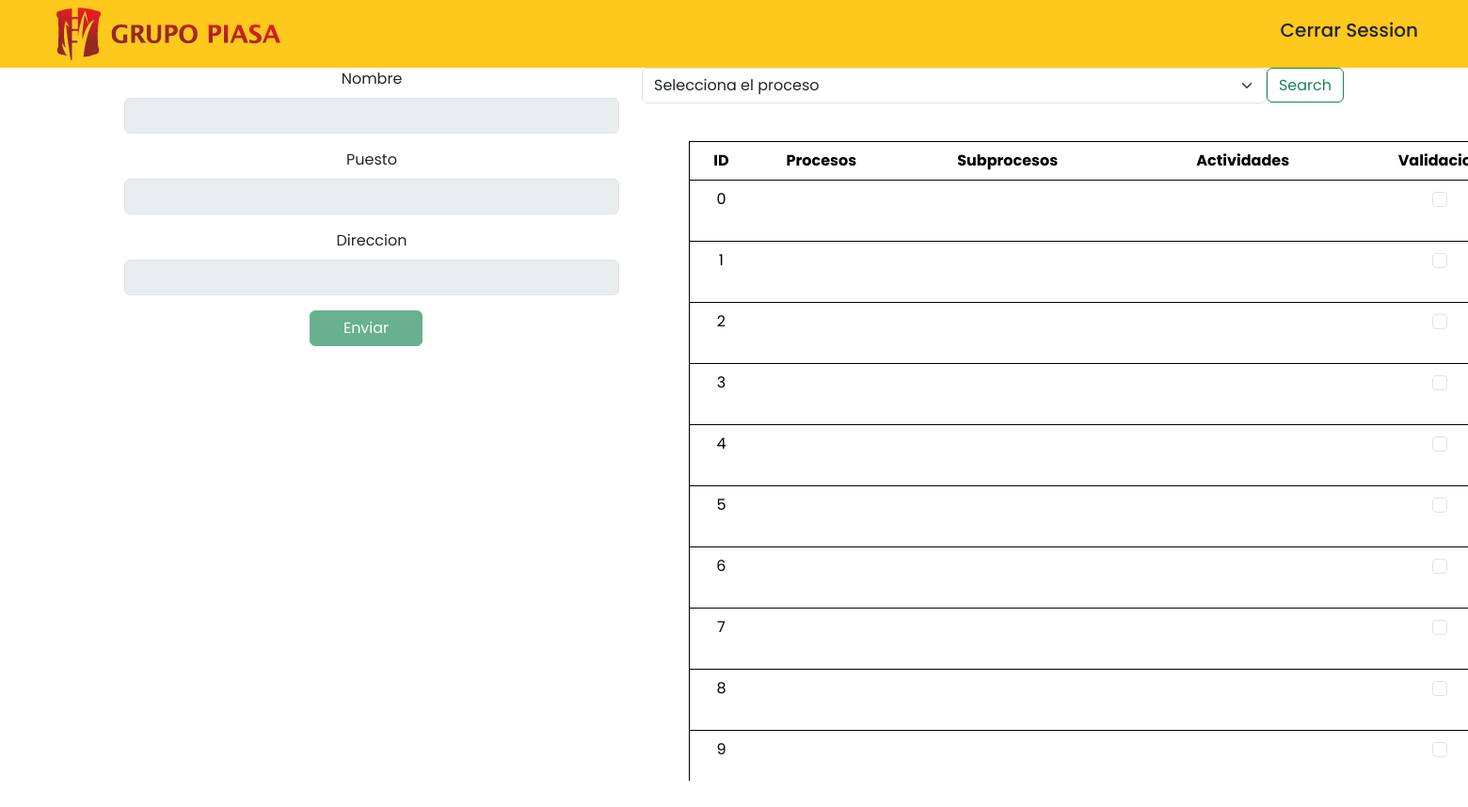
/vis/home2.php, run on the app's committed database.
### tables this page shows
CREATE TABLE `consultas` (
  `ID` int(11) NOT NULL,
  `procesos` varchar(250) NOT NULL,
  `subprocesos` varchar(250) NOT NULL,
  `actividades` varchar(250) NOT NULL,
  `estado` varchar(5) NOT NULL
);

### vis/home2.php (the view, shortened to what this page needs)
<!DOCTYPE html>
<html lang="en">
<head>
    <link href="https://cdn.jsdelivr.net/npm/bootstrap@5.3.2/dist/css/bootstrap.min.css" rel="stylesheet">
    <link rel="stylesheet" href="../css/users.css">
</head>
<body>
    <section class="navbar-section">
        <div class="container-navbar">
            <nav class="navbar">
                <div class="logo">
                    <img src="../img/logo.png">
                </div>
                <div class="button-navbar">
                    <form class="d-flex" action="../destroy.php">
                        <button class="btn" type="submit">
                            <h5>Cerrar Session</h5>
                        </button>
                    </form>
                </div>
            </nav>
        </div>
    </section>
    <div class="container text-center">
        <div class="row">
            <div class="col-5">
                <form id="datos">
                    <div class="mb-3">
                        <label class="form-label">Nombre</label>
                        <input type="text" id="campo1" class="form-control" disabled>
                    </div>
                    <div class="mb-3">
                        <label class="form-label">Puesto</label>
                        <input type="text" id="campo2" class="form-control" disabled>
                    </div>
                    <div class="mb-3">
                        <label class="form-label">Direccion</label>
                        <input type="text" id="campo3" class="form-control" disabled>
                    </div>
                    <div class="row justify-content-center">
                        <button type="submit" name="enviar" id="enviar" class="btn btn-success btn-block" style="width: 120px; margin-right: 12px;" disabled>Enviar</button>
                    </div>
                </form>
            </div>
            <div class="col-7">
                <form class="d-flex" role="search">
                    <select class="form-select mb-3" name="nom_Procesos" id="nom_Procesos">
                        <option selected disabled>Selecciona el proceso</option>
                            <?php
                                include ("../../config/conexion.php");
                            ?>
                    </select>
                    <button class="btn btn-outline-success" type="submit" onclick="buscar_filtro($('#nom_Procesos').val());" style="height: 37px;">Search</button>
                </form>
                <br>
                <div class="outer-wrapper" style="margin-left: 50px; width: 1020px">
                    <div class="table-wrapper" style="max-height: 680px; overflow-y: scroll;">
                        <table class="table" id="tabla" style="width: 1000px; border: 1px solid black;">
                            <thead>
                                <tr>
                                    <th scope="col">ID</th>
                                    <th scope="col">Procesos</th>
                                    <th scope="col" style="width: 250px;">Subprocesos</th>
                                    <th scope="col" style="width: 250px;">Actividades</th>
                                    <th scope="col">Validacion</th>
                                </tr>
                            </thead>
                            <tbody>
                                <?php
                                    $query = "SELECT * FROM consultas";
                                    $result_task = mysqli_query($conexion, $query);
                                    while($row = mysqli_fetch_assoc($result_task)) { ?>
                                    <tr>
                                        <td><?php echo $row['ID']; ?></td>
                                        <td><?php echo $row['nom_Procesos']; ?></td>
                                        <td><?php echo $row['nom_subproceso']; ?></td>
                                        <td><?php echo $row['nom_Actividad']; ?></td>
                                        <td>
                                            <input type="checkbox" class="form-check-input" id="">
                                        </td>
                                    </tr>
                                <?php } ?>
                            </tbody>
                        </table>
                    </div>
                </div>
            </div>
        </div>
    </div>
</body>
</html>

### css/users.css (style rules this page uses)
* { margin: 0; padding: 0; box-sizing: border-box; font-family: 'Poppins', sans-serif; }
.container-navbar { background-color: #FFC81D; }
.logo { margin-left: 60px; }
.button-navbar { margin-right: 40px; }

### data on the page
consultas: ID "0"
consultas: ID "1"
consultas: ID "2"
consultas: ID "3"
consultas: ID "4"
consultas: ID "5"
consultas: ID "6"
consultas: ID "7"
consultas: ID "8"
consultas: ID "9"
